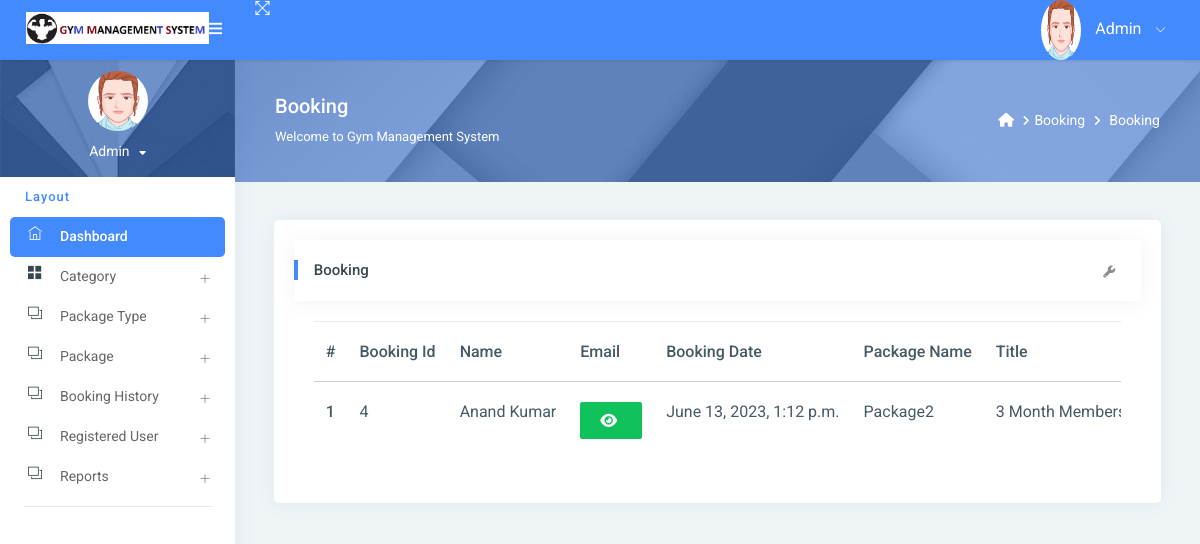
/new_booking/ (signed in), run on the app's committed database.
### gym/models.py (models this page shows, shortened)
class Booking(models.Model):
    package = models.ForeignKey(Package, on_delete=models.CASCADE, null=True, blank=True)
    register = models.ForeignKey(Signup, on_delete=models.CASCADE, null=True, blank=True)
    bookingnumber = models.CharField(max_length=100, null=True, blank=True)
    status = models.IntegerField(choices=STATUS, default=1)
    creationdate = models.DateTimeField(auto_now_add=True)

class Signup(models.Model):
    user = models.ForeignKey(User, on_delete=models.CASCADE, null=True)
    mobile = models.CharField(max_length=15, null=True)
    state = models.CharField(max_length=150, null=True)
    city = models.CharField(max_length=150, null=True)
    address = models.CharField(max_length=200, null=True)
    creationdate = models.DateTimeField(auto_now_add=True)

class Package(models.Model):
    category = models.ForeignKey(Category, on_delete=models.CASCADE, null=True)
    packagename = models.ForeignKey(Packagetype, on_delete=models.CASCADE, null=True)
    titlename = models.CharField(max_length=200, null=True)
    packageduration = models.CharField(max_length=50, null=True)
    price = models.CharField(max_length=200, null=True)
    description = models.CharField(max_length=200, null=True)
    creationdate = models.DateTimeField(auto_now_add=True)

class Packagetype(models.Model):
    category = models.ForeignKey(Category, on_delete=models.CASCADE, null=True)
    packagename = models.CharField(max_length=200, null=True)
    creationdate = models.DateTimeField(auto_now_add=True)
    def __str__(self):
        return self.packagename

### gym/views.py (the view)
# urls.py: path('new_booking/', new_booking, name='new_booking'),
@login_required(login_url='/admin_login/')
def new_booking(request):
    action = request.GET.get('action')
    data = Booking.objects.filter()
    if action == "New":
        data = data.filter(status="1")
    elif action == "Partial":
        data = data.filter(status="2")
    elif action == "Full":
        data = data.filter(status="3")
    elif action == "Total":
        data = data.filter()
    if request.user.is_staff:
        return render(request, "admin/new_booking.html", locals())
    else:
        return render(request, "booking_history.html", locals())

### gym/templates/admin/new_booking.html (shortened to what this page needs)
{% extends 'admin_base.html' %}
{% load static %}
{% block main %}
<link rel="stylesheet" href="https://cdnjs.cloudflare.com/ajax/libs/font-awesome/6.2.0/css/all.min.css" />
<div class="page-header">
    <div class="page-block">
        <div class="row align-items-center">
            <div class="col-md-8">
                <div class="page-header-title">
                    <h5 class="m-b-10">{{request.GET.action}} Booking</h5>
                    <p class="m-b-0">Welcome to Gym Management System</p>
                </div>
            </div>
            <div class="col-md-4">
                <ul class="breadcrumb-title">
                    <li class="breadcrumb-item">
                        <a href="{% url 'admin_home' %}"> <i class="fa fa-home"></i> </a>
                    </li>
                    <li class="breadcrumb-item"><a href="">Booking</a>
                    </li>
                    <li class="breadcrumb-item"><a href="">{{request.GET.action}} Booking</a>
                    </li>
                </ul>
            </div>
        </div>
    </div>
</div>
<div class="pcoded-inner-content">
    <div class="main-body">
        <div class="page-wrapper">
            <div class="page-body">
                <div class="row">
                    <div class="col-md-12">
                        <div class="card">
                            <div class="card-block">
                                <div class="card-header">
                                    <h5>{{request.GET.action}} Booking</h5>
                                    <div class="card-header-right">
                                        <ul class="list-unstyled card-option">
                                            <li><i class="fa fa fa-wrench open-card-option"></i></li>
                                        </ul>
                                    </div>
                                </div>
                                <div class="card-block table-border-style">
                                    <div class="table-responsive">
                                        <table class="table">
                                            <thead>
                                            <tr>
                                                <th>#</th>
                                                <th>Booking Id</th>
                                                <th>Name</th>
                                                <th>Email</th>
                                                <th>Booking Date</th>
                                                <th>Package Name</th>
                                                <th>Title</th>
                                            </tr>
                                            </thead>
                                            <tbody>
                                            {% for i in data %}
                                            <tr>
                                                <th scope="row">{{forloop.counter}}</th>
                                                <td>{{i.id}}</td>
                                                <td>{{i.register.user.first_name}} {{i.register.user.last_name}}</td>
                                                 <td><span id="email-{{forloop.counter}}" class="password">{{i.register.user.username}}</span>
                                                     <button type="button" class="btn btn-success" id="email-btn-{{forloop.counter}}" onclick="togglePassword('email-{{forloop.counter}}', this.id)"><i class="fa fa-eye"></i></button>
                                                 </td>
                                                 <td>{{i.creationdate}}</td>
                                                <td>{{i.package.packagename}}</td>
                                                <td>{{i.package.titlename}}</td>
                                            </tr>
                                            {% endfor %}
                                            </tbody>
                                        </table>
                                    </div>
                                </div>
                            </div>
                        </div>
                    </div>
                </div>
            </div>
        </div>
    </div>
</div>
{% endblock %}

### gym/templates/admin/new_booking.html (style rules this page uses)
.table-responsive { font-size:11px; }
td { padding:0px; }

### data on the page
Booking: id "4", register.user.first_name "Anand", register.user.last_name "Kumar", creationdate "June 13, 2023, 1:12 p.m.", package.packagename "Package2", package.titlename "3 Month…"
